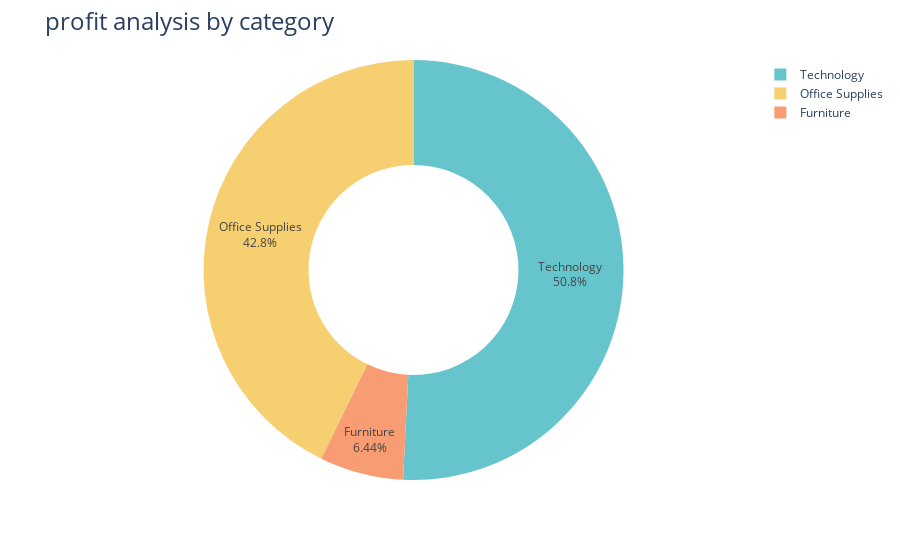

This figure's notebook cell:
### Code cell
fig = px.pie(group4 , 
             names='Category',
             values='Profit',
             hole=0.5,
             color_discrete_sequence=px.colors.qualitative.Pastel)
fig.update_traces(textposition = 'inside' , textinfo= 'percent+label')
fig.update_layout(title = 'profit analysis by category' , title_font = dict(size=24))
fig.show()

### Figure 1 — Plotly figure (JSON) as saved in the notebook; plotly's stock layout.template omitted (floating-point values rounded to 4 significant figures)
{"data": [{"domain": {"x": [0, 1], "y": [0, 1]}, "hole": 0.5, "hovertemplate": "Category=%{label}<br>Profit=%{value}<extra></extra>", "labels": ["Furniture", "Office Supplies", "Technology"], "legendgroup": "", "name": "", "showlegend": true, "textinfo": "percent+label", "textposition": "inside", "type": "pie", "values": [18450.0, 122500.0, 145500.0]}], "layout": {"autosize": true, "legend": {"tracegroupgap": 0}, "margin": {"t": 60}, "piecolorway": ["rgb(102, 197, 204)", "rgb(246, 207, 113)", "rgb(248, 156, 116)", "rgb(220, 176, 242)", "rgb(135, 197, 95)", "rgb(158, 185, 243)", "rgb(254, 136, 177)", "rgb(201, 219, 116)", "rgb(139, 224, 164)", "rgb(180, 151, 231)", "rgb(179, 179, 179)"], "title": {"font": {"size": 24}, "text": "profit analysis by category"}}}
